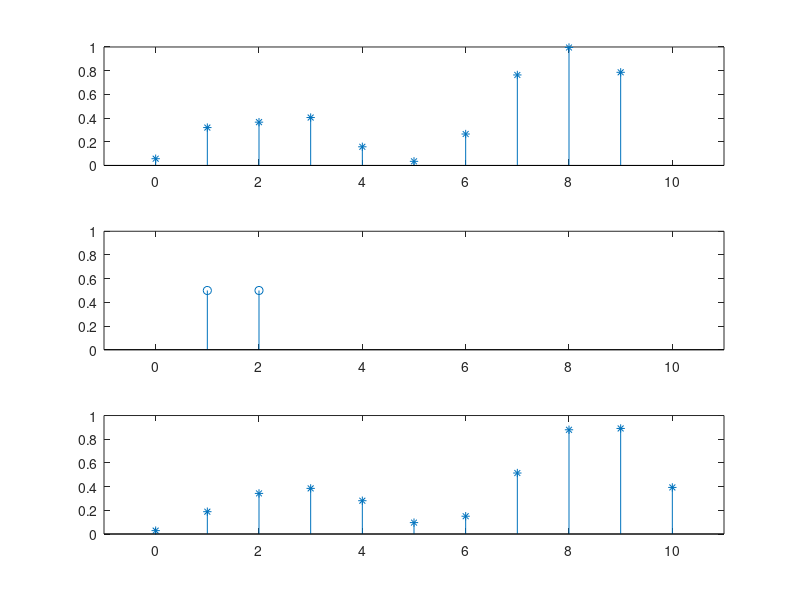

Reproduce this figure in MATLAB.
% convDemo2.m : Demo of convolution
x = rand(1,10); % A random signal of length 10
h = [0.5 0.5]; % An impulse response
y = conv(x, h);% Convolution operation

subplot(311)
stem(0:length(x)-1, x,'*')
axis([-1 length(y) 0 1])
subplot(312)
stem(h)
axis([-1 length(y) 0 1])
subplot(313)
stem(0:length(y)-1,y,'*')
axis([-1 length(y) 0 1])